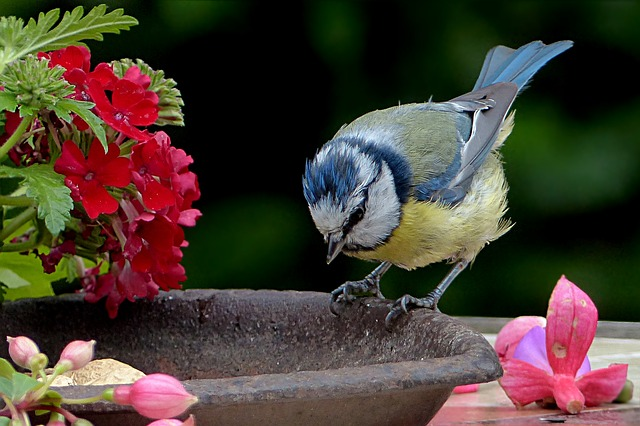
#> input picture img/mesange.jpg, 640 x 426 px, found by its file name
$ jupyter execute --allow-errors ISN-Python3-Image.ipynb   (shell and % lines are left out)
#> lines starting #> are read from the running program, lines starting #| are printed output that depends on the picture
# Python 3 : Le BN pour le traitement des images

- http://www.mathly.fr/tp1_img.php
- https://cache.media.eduscol.education.fr/file/maths_std2a/31/6/LyceeGT_Ressource_STD2A_7-nuances_de_gris-maths_198316.pdf

## Préparation
Il existe de nombreuses bibliothèques Python permettant la manipulation d’images.

Nous allons dans un premier temps explorer ici la solution **`pillow`** qui est la version Python3 du très célèbre module **`PIL`** (Python Image Library).

Pour pouvoir utiliser les fonctionnalités d'une bibliothèque, il faut au préalable l'importer dans le notebook jupyter actif, par exemple, tester la commande :

[cell 1]
import PIL

S’il ne se passe rien c’est bon signe, c’est que votre environnement Python connaît cette bibliothèque.
Dans le cas contraire vous obtenez un message d’erreur, il faut alors installer la bibliothèque manquante à partir d'un terminal de commande...

## Précaution
Avant de (mal) traiter une image, il est bon de s'assurer d'être autorisé à le faire.

Ainsi, l'image utilisée dans ce Bloc-Note résulte d'une recherche sur le métamoteur [CC search](https://search.creativecommons.org/).

Elle est sous licence *CC0 Creative Commons (Free for commercial use, No attribution required)* et est disponible au téléchargement sur la page : https://pixabay.com/en/bird-tit-blue-tit-young-2396015/

Dans le répertoire de ce bloc-note, télécharger le fichier image ci-dessus en ligne de commande, dans une cellule comme ci-dessous ou depuis un terminal...

## Premiers pas avec `pillow` :

[cell 2]
from PIL import Image
img = Image.open("mesange.jpg")
#> img is the input picture: PIL image 640x426 RGB; mean R, G, B 72.8, 61.5, 51

L'objet retourné, img peut être interrogé afin d'obtenir les informations de taille, format, et mode :

[cell 3]
print(img.size, img.format, img.mode)
#| (640, 426) JPEG RGB

On peut connaître la valeur d'un pixel (0,0) (ici le coin supérieur gauche) ainsi :

[cell 4]
img.getpixel((0,0))
#> Out = (39, 72, 1)

Ce résultat est de type `tuple`, un "n-uplet", c'est à dire une collection ordonnée et non modifiable (contrairement à une liste) d'éléments.

[cell 5]
type(img.getpixel((0,0)))

On peut donc ne récupérer qu'une seule composante de couleur, comme par exemple ici le vert :

[cell 6]
img.getpixel((0,0))[1]
#> Out = 72

Un pixel de l'image (RGB) peut être modifié en donnant ses coordonnées et ses nouvelles composantes.

[cell 7]
img.putpixel((0,0),(255,0,0))

On vérifie alors la modification :

[cell 8]
img.getpixel((0,0))
#> Out = (255, 0, 0)

Aussi, pour agir sur une zone plus importante de notre image nous pouvons avantageusement utiliser des boucles imbriquées tel que par exemple :

[cell 9]
for i in range (120,270) :
    for j in range (100,200):
        img.putpixel((i,j),(255,255,255))
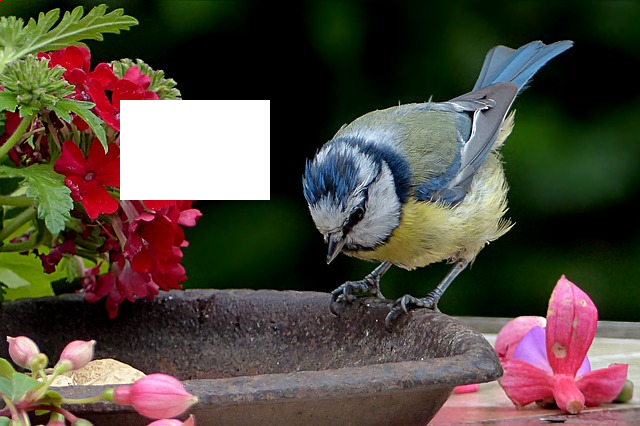
#> img: PIL image 640x426 RGB; mean R, G, B 83.1, 74.8, 64

 Le résultat de la modification peut alors être visualisée très simplement avec **`jupyter notebook`** :

[cell 10]
img

La modification peut aussi, mais uniquement avec jupyter sur une machine locale, être visualisée dans l'application d'affichage d'image par défaut avec la fonction `show()`:

[cell 11]
img.show()

Puis on peut sauvegarder l'image résultante :

[cell 12]
img.save("imgV0.png")

Un nouveau fichier image a été créé à la racine du répertoire contenant ce bloc note.  Attention : si un fichier du même nom existait déjà, il sera tout simplement écrasé et remplacé par le nouveau.

## Visualiser un fichier image
L'environnement de jupyter offre alors de très nombreuses solutions pour voir les modifications que nous avons apportées à notre image ainsi enregistrée :
* Pour la visualiser dans le navigateur, il suffit de double cliquer sur le fichier créé dans le répertoire de ce notebook via le dashboard. L'image s'affiche alors dans un nouvel onglet du navigateur.

* Pour l'insérer dans notre Bloc Note, on peut utiliser le Mardown ou encore l'HTML

* on peut aussi faire appel au `display` de `Ipython`

[cell 13]
from IPython.display import Image
Image("imgV0.png")

* On peut même faire appel à `matplotlib` :

[cell 14]
import matplotlib.pyplot as plt
plt.imshow(img)
#> (this line was passed over: IPython is not available in this run)
plt.show()

* ...

## Plus avant avec `Pillow`

### Créer une image à partir de rien
La commande suivante crée une image de taille 400×300, contenant 3 plans de couleurs, et initialement entièrement grise :

[cell 15]
from PIL import Image
monImage=Image.new("RGB",(400,300),"grey")
#> monImage: PIL image 400x300 RGB; every value is 128

[cell 16]
monImage

#### Les principaux modes sont :
<table><tr><th>Mode</th><th>Bands</th><th>Description</th></tr>
<tr><td>"1" </td><td> 1 </td><td> Blanc et noire (monochrome), un bit par pixel.</td></tr>
<tr><td> "L" </td><td> 1 </td><td> Échelle de gris, un octet de 8 bits par pixel.</td></tr>
<tr><td>"RGB" </td><td> 3 </td><td> rouge-vert-bleu, trois octets par pixel.</td></tr>
<tr><td> "RGBA" </td><td> 4 </td><td> couleur avec une bande de transparence, de quatre octets par pixel, avec le canal alpha  variant de 0 (transparent)  à 255 (opaque).</td></tr>
<tr><td> "CMYK" </td><td> 4 </td><td> Cyan-magenta-jaune-noir, couleur de quatre octets par pixel.</td></tr>
</table>

### Fonctions de dessin avancées
Il est possible de dessiner sur une image. Pour cela, on commence par obtenir une instance de ImageDraw:

[cell 17]
from PIL import ImageDraw
imgd = ImageDraw.Draw(img)

Puis on dessine sur ce nouvel objet :

[cell 18]
imgd.line([(250,200),(300,250)], (0,255,255), width=10)

[cell 19]
img
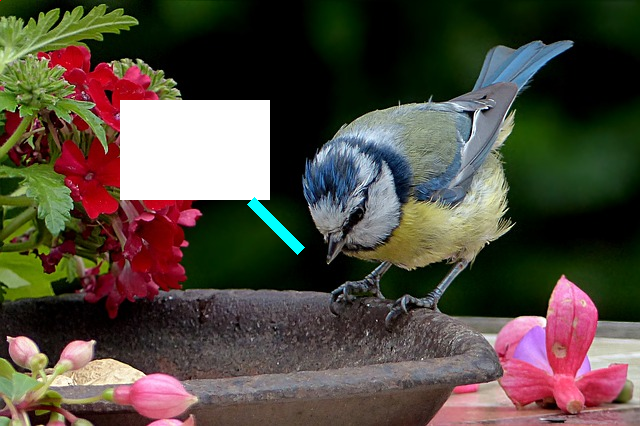
#> Out: PIL image 640x426 RGB; mean R, G, B 83.1, 75.4, 64.7

Regarder aussi la documentation sur internet <a href="http://effbot.org/imagingbook/imagedraw.htm">http://effbot.org/imagingbook/imagedraw.htm</a>

## Mini-Projet :

### Augmenter l'image :
> * Ajouter un cadre autour du rectangle blanc avec un texte dedans...

### Appliquer un traitement :
> * Afficher l'image en noir et blanc, avec un filtre bleu, vert, rouge, cépia, avec du flou, ...

### Transparence :
> Voici une image crée avec processing et python.

> <center></center>

> * Transformer les pixels de cette image pour rendre le fond transparent puis isoler chaque fantôme dans une image indépendante.

> Aide : Pour ajouter un canal alpha avec la valeur 0 (transparent) à tous les pixels: ``img.putalpha(0)``

### Calcul du diamètre d'un disque
> Voici l'image du drapeau du Bangladesh.
<center></center>
> * Estimer le diamètre (en pixel) du disque rouge de l'image.
> * Déterminer le centre du cercle

### QR Code :
> * Initier un générateur de QR Code après avoir regardé la vidéo de Micode : https://youtu.be/N2Wz1T4drsg
> Voir aussi les sites :
    * http://www-igm.univ-mlv.fr/~dr/XPOSE2011/QRCode/index.html
    * http://blog.qartis.com/decoding-small-qr-codes-by-hand/

## Besoin d'aide :

Le module phare de traitement de l'image en Python, PIL (Python Image Library) n'a pas tout de suite été porté en Python 3. Comme c'est souvent le cas dans le monde du libre, un fork pour Python 3 est apparu : Pillow. Pillow et PIL s'utilisent donc pratiquement de la même façon.

La documentation complète de Pillow est accessible ici : https://pillow.readthedocs.io

D'autres informations peuvent être trouvées dans la documentation de PIL : http://effbot.org/imagingbook/

et sur ce site : http://jlbicquelet.free.fr/scripts/python/pil/pil.php#manipulation2

L'autocomplétion présente toutes les méthodes de l'objet instancié en appuyant sur la touche **`Tab`** après le point :

#> (a cell that did not finish here is left out)

On peut également appeler la documentation pour obtenir la liste des fonctions disponibles :

[cell 21]
help(img)
#> (printed output is left out)

## Ressources :

* https://deptinfo-ensip.univ-poitiers.fr/ENS/doku/doku.php/stu:python_gui:tuto_images
* http://fsincere.free.fr/isn/python/cours_python_ch10.php
* http://dept-info.labri.fr/~namyst/ens/lycee/TD1.html
* http://dept-info.labri.fr/~namyst/ens/lycee/TD2.html
* https://github.com/topics/pillow?after=Y3Vyc29yOjMw&o=desc&s=updated&utf8=%E2%9C%93

## Retour sur `matplotlib` et `numpy`

C'est bien connu, une image est composée de pixels. Ces pixels peuvent être décrits par un tableau homogène de nombres.
Or la façon la plus efficace de manipuler des tableaux de nombres en Python est d'utiliser la bibliothèque Numpy.

[cell 22]
%pylab inline

[cell 23]
pixels = plt.imread("mesange.jpg")

[cell 24]
pixels

[cell 25]
pixels.shape
#> Out = (426, 640, 3)

[cell 26]
plt.imshow(pixels)
#> (this line was passed over: IPython is not available in this run)
